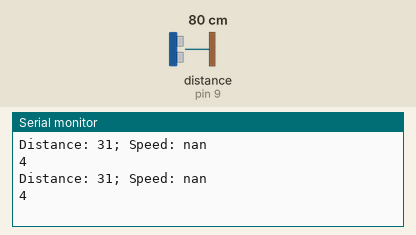
Recording of a sketch running on a simulated Arduino Uno, built with avr-gcc and run on an emulated ATmega328P. Shown: the last lines printed to the serial monitor. Wiring (inferred from the names in the program): range finder with pulse-width output: data pin 9. Inputs (shaded band) come from the test bench; at power-on: distance to the obstacle (sensor on pin 9) 80 cm. The echo pulse lasts 58.3 µs per cm.

Above: at 1.2 s.
1.3 s: distance to the obstacle (sensor on pin 9) set to 2 cm
At 2.57 s:
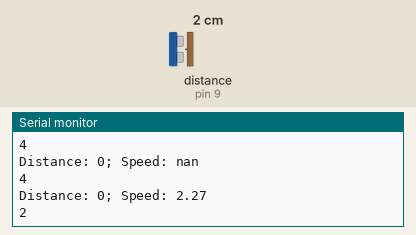
4.2 s: distance to the obstacle (sensor on pin 9) set to 4 cm
At 4.82 s:
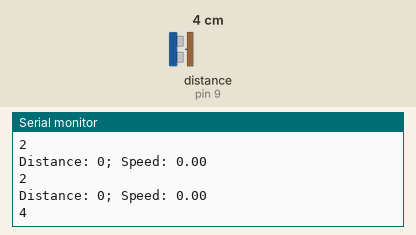
Timing chart, 0 to 7.2 s (numbered marks = the images above; inputs shaded):
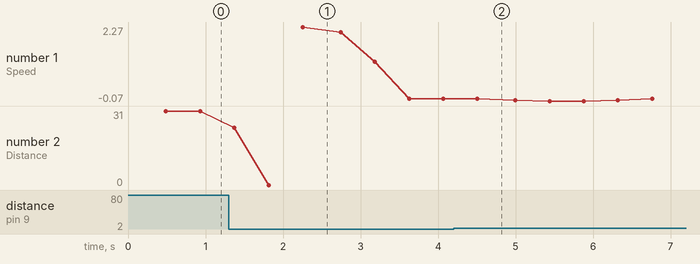

The sketch:

MB_ultrasonic.ino
```cpp
#include <SimpleTimer.h>
#include <Trends.h>

enum directions_t {TOWARDS = 1, AWAY = 2, NOT_MOVING = 3, UNDETERMINED = 4};
enum alert_t {ALERT_UNKNOWN = 0, ALERT_1 = 1, ALERT_2 = 2, ALERT_3 = 3, ALERT_4 = 4, ALERT_5 = 5};

const int DIST_VVCLOSE = 60; // ceil(1.5 m * 39.37 in/m)
const int DIST_VCLOSE = 98; // ceil(2.5 m * 39.37 in/m)
const int DIST_CLOSE = 138; // ceil(3.5 m * 39.37 in/m)
const unsigned int SENSOR_PIN = 9;
const unsigned int LOOP_FOR_ALERT = 3;  // Number of times to send level 1, 2, 3 alert, corresponds to 3 seconds

SimpleTimer timer;
int sensor_distance, sensor_raw;
Trends distance_hist(5, 5);
int read_cnt = 0;
alert_t last_alert = ALERT_UNKNOWN;
unsigned int current_alert_loop = LOOP_FOR_ALERT;

// Fake functions
// --------------------------------------------------------------------
boolean ble_connected() {
  return true;
}

void sendCustomData(uint8_t *string, int length) {
  Serial.println(string[0]);
}
// --------------------------------------------------------------------


// Test program
// --------------------------------------------------------------------
int getMovingDirection() {
  float slope = distance_hist.getSlopeOfAverage();

  if (slope < 0.3 && slope > -0.3) return NOT_MOVING;
  else if (slope >= 0.3) return AWAY;
  else if (slope <= -0.3) return TOWARDS;
  else {
    Serial.print("getMovingDirection() - slope was equal to ");
    Serial.println(slope);
    return UNDETERMINED;
  }
}

void sendAlertLevel(int distance) {
  float speed_diff_kph;
  alert_t current_alert = ALERT_UNKNOWN;
  uint8_t str[2];  // One byte for data, one for null

  if (distance <= DIST_CLOSE)
  {
    // (1 inch/(375 milliseconds) = 0.24384 kilometers/hour) * -1
    // Multiplied by -1 so that positive is moving towards and negative is moving away
    speed_diff_kph = distance_hist.getSlopeOfAverage() * -0.24384;
  }
  else speed_diff_kph = 0;

  Serial.print("Distance: ");
  Serial.print(distance);
  Serial.print("; Speed: ");
  Serial.println(speed_diff_kph);

  // Check distance first, then speed
  if (distance <= DIST_CLOSE && distance > DIST_VCLOSE)
  {
    if (speed_diff_kph <= 5.4 && speed_diff_kph > 3.6)
    {
      current_alert = ALERT_3;
    }
    else if (speed_diff_kph <= 10.8 && speed_diff_kph > 5.4)
    {
      current_alert = ALERT_2;
    }
    else if (speed_diff_kph > 10.8)
    {
      current_alert = ALERT_1;
    }
    else current_alert = ALERT_4;
  }
  else if (distance <= DIST_VCLOSE && distance > DIST_VVCLOSE)
  {
    if (speed_diff_kph <= 3.6 && speed_diff_kph > 2.4)
    {
      current_alert = ALERT_3;
    }
    else if (speed_diff_kph <= 7.2 && speed_diff_kph > 3.6)
    {
      current_alert = ALERT_2;
    }
    else if (speed_diff_kph > 7.2)
    {
      current_alert = ALERT_1;
    }
    else current_alert = ALERT_4;
  }
  else if (distance <= DIST_VVCLOSE)
  {
    if (speed_diff_kph <= 1.8 && speed_diff_kph > 1.2)
    {
      current_alert = ALERT_3;
    }
    else if (speed_diff_kph <= 3.6 && speed_diff_kph > 1.8)
    {
      current_alert = ALERT_2;
    }
    else if (speed_diff_kph > 3.6)
    {
      current_alert = ALERT_1;
    }
    else current_alert = ALERT_4;
  }
  else
  {
    current_alert = ALERT_5;
  }

  // If last alert unknown
  if (last_alert == ALERT_UNKNOWN) last_alert = current_alert;

  // If last alert less important or same importance, restart loop with new alert
  if ((last_alert >= current_alert) && (current_alert < ALERT_4))
  {
    current_alert_loop = LOOP_FOR_ALERT;
    last_alert = current_alert;
  }
  // If last alert more important than current alert, continue loop
  else if ((last_alert < current_alert) && (current_alert_loop > 0) && (last_alert < ALERT_4))
  {
    current_alert_loop--;
    current_alert = last_alert;
  }
  else last_alert = current_alert;

  str[0] = current_alert;
  sendCustomData(str, 1);
}

void readSensor() {
  if (!ble_connected()) return;
  sensor_raw = pulseIn(SENSOR_PIN, HIGH);
  sensor_distance = sensor_raw/147;
  sensor_distance = abs(sensor_distance);
  if (sensor_distance != 246) {
    distance_hist.addValue(sensor_distance);

    if (read_cnt == 5) {
      int avg = distance_hist.getAverage();
      sendAlertLevel(avg);
      read_cnt = 0;
    }
    else read_cnt++;
  }
}

// --------------------------------------------------------------------

void loop() {
    timer.run();
}

void setup() {
 Serial.begin(9600);
 pinMode(SENSOR_PIN, INPUT);
 timer.setInterval(75, readSensor);
}
```

Measured:
- after the input at 1.3 s, the serial monitor: prints a new line after 0.07 s (image 1)
